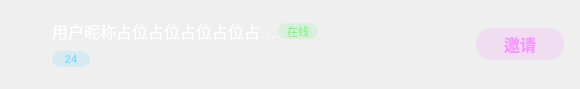
<?xml version="1.0" encoding="UTF-8"?>
<ui version="4.0">
 <class>RoomInvitePageItem</class>
 <widget class="QDialog" name="RoomInvitePageItem">
  <property name="geometry">
   <rect>
    <x>0</x>
    <y>0</y>
    <width>580</width>
    <height>89</height>
   </rect>
  </property>
  <property name="minimumSize">
   <size>
    <width>0</width>
    <height>70</height>
   </size>
  </property>
  <property name="maximumSize">
   <size>
    <width>16777215</width>
    <height>89</height>
   </size>
  </property>
  <property name="windowTitle">
   <string>Dialog</string>
  </property>
  <property name="styleSheet">
   <string notr="true">border-radius: 0px;</string>
  </property>
  <layout class="QHBoxLayout" name="horizontalLayout">
   <property name="spacing">
    <number>12</number>
   </property>
   <property name="leftMargin">
    <number>0</number>
   </property>
   <property name="topMargin">
    <number>15</number>
   </property>
   <property name="rightMargin">
    <number>16</number>
   </property>
   <property name="bottomMargin">
    <number>15</number>
   </property>
   <item>
    <widget class="CRoundLabel" name="image">
     <property name="minimumSize">
      <size>
       <width>40</width>
       <height>40</height>
      </size>
     </property>
     <property name="maximumSize">
      <size>
       <width>40</width>
       <height>40</height>
      </size>
     </property>
     <property name="text">
      <string/>
     </property>
     <property name="scaledContents">
      <bool>true</bool>
     </property>
    </widget>
   </item>
   <item>
    <layout class="QVBoxLayout" name="verticalLayout">
     <property name="spacing">
      <number>2</number>
     </property>
     <property name="topMargin">
      <number>0</number>
     </property>
     <property name="bottomMargin">
      <number>0</number>
     </property>
     <item>
      <layout class="QHBoxLayout" name="horizontalLayout_3">
       <property name="topMargin">
        <number>0</number>
       </property>
       <item>
        <widget class="QLabel" name="name">
         <property name="minimumSize">
          <size>
           <width>0</width>
           <height>22</height>
          </size>
         </property>
         <property name="maximumSize">
          <size>
           <width>16777215</width>
           <height>22</height>
          </size>
         </property>
         <property name="styleSheet">
          <string notr="true">font-family: &quot;微软雅黑&quot;;
font-weight: 400;
font-size: 16px;
color: #FFFFFF;
line-height: 22px;
font-style: normal;</string>
         </property>
         <property name="text">
          <string>用户昵称占位占位占位占位占…</string>
         </property>
        </widget>
       </item>
       <item>
        <widget class="QLabel" name="label">
         <property name="minimumSize">
          <size>
           <width>40</width>
           <height>16</height>
          </size>
         </property>
         <property name="maximumSize">
          <size>
           <width>40</width>
           <height>16</height>
          </size>
         </property>
         <property name="styleSheet">
          <string notr="true">background-color: rgba(137, 244, 147, 0.2);
border-radius: 8px;

font-family: &quot;微软雅黑&quot;;
font-weight: 400;
font-size: 11px;
color: #89F493;
line-height: 16px;
font-style: normal;</string>
         </property>
         <property name="text">
          <string>在线</string>
         </property>
         <property name="alignment">
          <set>Qt::AlignCenter</set>
         </property>
        </widget>
       </item>
       <item>
        <spacer name="horizontalSpacer_2">
         <property name="orientation">
          <enum>Qt::Horizontal</enum>
         </property>
         <property name="sizeHint" stdset="0">
          <size>
           <width>40</width>
           <height>20</height>
          </size>
         </property>
        </spacer>
       </item>
      </layout>
     </item>
     <item>
      <layout class="QHBoxLayout" name="horizontalLayout_2">
       <item>
        <widget class="QPushButton" name="ageBtn">
         <property name="minimumSize">
          <size>
           <width>38</width>
           <height>16</height>
          </size>
         </property>
         <property name="maximumSize">
          <size>
           <width>16777215</width>
           <height>16</height>
          </size>
         </property>
         <property name="styleSheet">
          <string notr="true">background: rgba(128, 220, 255, 0.2);
border-radius: 8px;

font-family: &quot;微软雅黑&quot;;
font-weight: 500;
font-size: 11px;
color: #80DCFF;
line-height: 16px;
</string>
         </property>
         <property name="text">
          <string>24</string>
         </property>
         <property name="icon">
          <iconset resource="../res.qrc">
           <normaloff>:/images/live_people_man.png</normaloff>:/images/live_people_man.png</iconset>
         </property>
         <property name="iconSize">
          <size>
           <width>12</width>
           <height>12</height>
          </size>
         </property>
        </widget>
       </item>
       <item>
        <spacer name="horizontalSpacer">
         <property name="orientation">
          <enum>Qt::Horizontal</enum>
         </property>
         <property name="sizeHint" stdset="0">
          <size>
           <width>40</width>
           <height>20</height>
          </size>
         </property>
        </spacer>
       </item>
      </layout>
     </item>
    </layout>
   </item>
   <item>
    <widget class="QPushButton" name="pushButton_2">
     <property name="minimumSize">
      <size>
       <width>88</width>
       <height>32</height>
      </size>
     </property>
     <property name="maximumSize">
      <size>
       <width>88</width>
       <height>32</height>
      </size>
     </property>
     <property name="styleSheet">
      <string notr="true">background: rgba(245,151,255,0.2);
border-radius: 16px;

font-family: &quot;微软雅黑&quot;;
font-weight: 500;
font-size: 16px;
color: #F597FF;
line-height: 22px;
text-align: center;
font-style: normal;</string>
     </property>
     <property name="text">
      <string>邀请</string>
     </property>
    </widget>
   </item>
  </layout>
 </widget>
 <customwidgets>
  <customwidget>
   <class>CRoundLabel</class>
   <extends>QLabel</extends>
   <header location="global">CRoundLabel.h</header>
   <slots>
    <signal>rightClicked()</signal>
   </slots>
  </customwidget>
 </customwidgets>
 <resources>
  <include location="../res.qrc"/>
 </resources>
 <connections/>
</ui>
